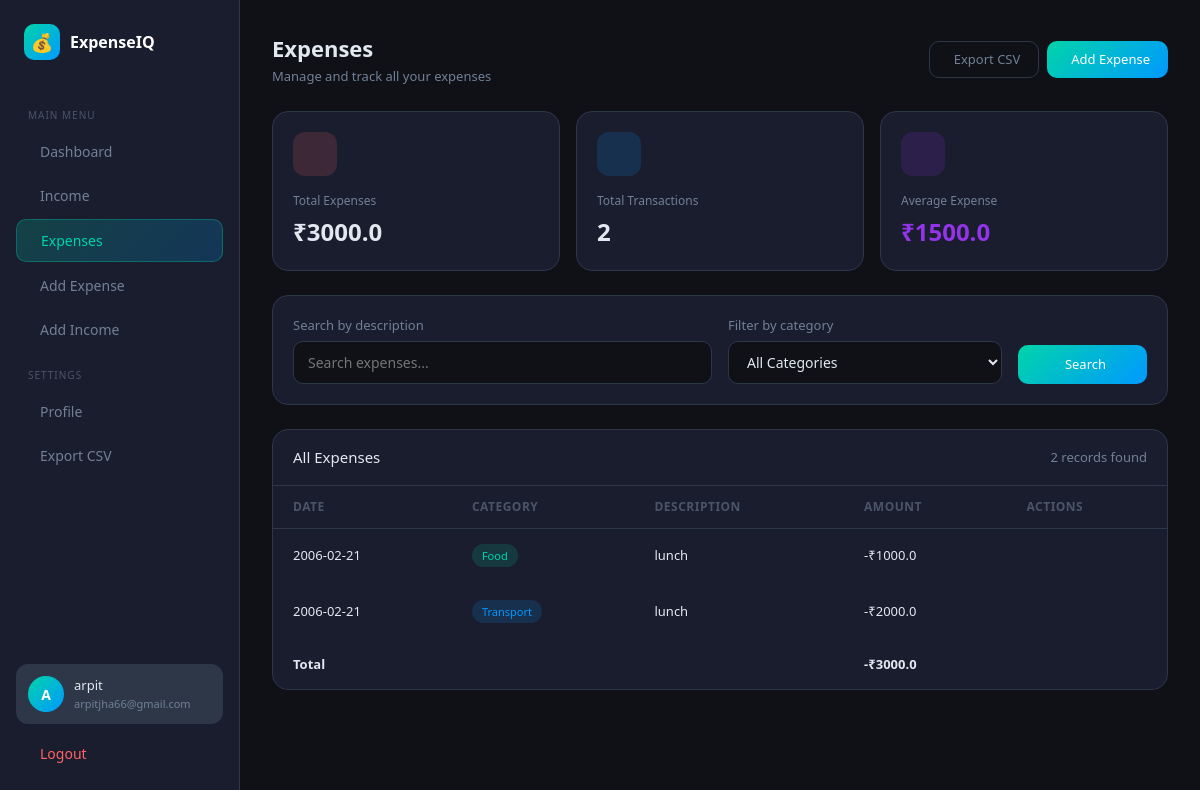
The app's page /expenses (signed in) with its own data.
### app.py (models this page shows)
class Expense(db.Model):
    id = db.Column(db.Integer, primary_key=True)
    user_id = db.Column(db.Integer, nullable=False)
    amount = db.Column(db.Float, nullable=False)
    category = db.Column(db.String(50), nullable=False)
    date = db.Column(db.String(20), nullable=False)
    description = db.Column(db.String(200))

### app.py (the view)
@app.route('/expenses')
def view_expenses():
    if 'user_id' not in session:
        return redirect(url_for('login'))
    search = request.args.get('search', '')
    category_filter = request.args.get('category', '')
    query = Expense.query.filter_by(user_id=session['user_id'])
    if search:
        query = query.filter(Expense.description.contains(search))
    if category_filter:
        query = query.filter_by(category=category_filter)
    expenses = query.order_by(Expense.date.desc()).all()
    total = round(sum(e.amount for e in expenses), 2)
    return render_template('expenses.html', expenses=expenses, total=total, search=search, category_filter=category_filter)

### templates/expenses.html (shortened to what this page needs)
{% extends 'base.html' %}
{% block content %}
<div class="page-header d-flex justify-content-between align-items-center">
    <div>
        <div class="page-title">Expenses</div>
        <div class="page-subtitle">Manage and track all your expenses</div>
    </div>
    <div class="d-flex gap-2">
        <a href="/export-csv" class="btn-outline-custom"> Export CSV</a>
        <a href="/add-expense" class="btn-teal"> Add Expense</a>
    </div>
</div>
<div class="row g-3 mb-4">
    <div class="col-md-4">
        <div class="stat-card">
            <div class="stat-icon icon-red"></div>
            <div class="stat-label">Total Expenses</div>
            <div class="stat-value text-red">₹{{ total }}</div>
        </div>
    </div>
    <div class="col-md-4">
        <div class="stat-card">
            <div class="stat-icon icon-blue"></div>
            <div class="stat-label">Total Transactions</div>
            <div class="stat-value text-blue">{{ expenses|length }}</div>
        </div>
    </div>
    <div class="col-md-4">
        <div class="stat-card">
            <div class="stat-icon icon-purple"></div>
            <div class="stat-label">Average Expense</div>
            <div class="stat-value" style="color:#9333ea;">
                ₹{{ (total / expenses|length)|round(2) if expenses|length > 0 else 0 }}
            </div>
        </div>
    </div>
</div>
<div class="chart-card mb-4">
    <form method="GET" action="/expenses">
        <div class="row g-3 align-items-end">
            <div class="col-md-6">
                <label class="custom-label">Search by description</label>
                <input type="text" name="search" class="custom-input" placeholder="Search expenses..." value="{{ search }}">
            </div>
            <div class="col-md-4">
                <label class="custom-label">Filter by category</label>
                <select name="category" class="custom-input">
                    <option value="">All Categories</option>
                </select>
            </div>
            <div class="col-md-2">
                <button type="submit" class="btn-teal w-100" style="justify-content:center; padding:10px;">
                     Search
                </button>
            </div>
        </div>
    </form>
</div>
<div class="table-card">
    <div class="table-header">
        <div class="table-title">All Expenses</div>
        <div style="font-size:13px; color:#718096;">{{ expenses|length }} records found</div>
    </div>
    <table class="custom-table">
        <thead>
            <tr>
                <th>Date</th>
                <th>Category</th>
                <th>Description</th>
                <th>Amount</th>
                <th>Actions</th>
            </tr>
        </thead>
        <tbody>
            {% for expense in expenses %}
            <tr>
                <td>{{ expense.date }}</td>
                <td><span class="badge-cat badge-{{ expense.category.lower() }}">{{ expense.category }}</span></td>
                <td>{{ expense.description or '-' }}</td>
                <td class="text-red">-₹{{ expense.amount }}</td>
                <td>
                </td>
            </tr>
            {% else %}
            <tr>
                <td colspan="5" style="text-align:center; color:#718096; padding:3rem;">
                    No expenses found. <a href="/add-expense" style="color:#00d4aa;">Add one now!</a>
                </td>
            </tr>
            {% endfor %}
        </tbody>
        {% if expenses %}
        <tfoot>
            <tr>
                <td colspan="3" style="padding:0.875rem 1.25rem; color:#718096; font-size:13px;"><strong style="color:#e2e8f0;">Total</strong></td>
                <td style="padding:0.875rem 1.25rem;" class="text-red"><strong>-₹{{ total }}</strong></td>
                <td></td>
            </tr>
        </tfoot>
        {% endif %}
    </table>
</div>
{% endblock %}

### templates/base.html (style rules this page uses)
* { margin: 0; padding: 0; box-sizing: border-box; }
body { font-family: 'Segoe UI', sans-serif; background: #0f1117; color: #e2e8f0; display: flex; min-height: 100vh; }
.stat-card { background: #1a1d2e; border: 1px solid #2d3748; border-radius: 16px; padding: 1.25rem; }
.stat-card .stat-icon { width: 44px; height: 44px; border-radius: 12px; display: flex; align-items: center; justify-content: center; font-size: 20px; margin-bottom: 1rem; }
.stat-card .stat-label { font-size: 12px; color: #718096; margin-bottom: 4px; }
.stat-card .stat-value { font-size: 24px; font-weight: 600; color: #e2e8f0; }
.icon-blue { background: rgba(0,153,255,0.15); color: #0099ff; }
.icon-red { background: rgba(255,99,99,0.15); color: #ff6363; }
.icon-purple { background: rgba(147,51,234,0.15); color: #9333ea; }
.text-red { color: #ff6363; }
.text-blue { color: #0099ff; }
.chart-card { background: #1a1d2e; border: 1px solid #2d3748; border-radius: 16px; padding: 1.25rem; }
.table-card { background: #1a1d2e; border: 1px solid #2d3748; border-radius: 16px; overflow: hidden; }
.table-card .table-header { padding: 1rem 1.25rem; display: flex; justify-content: space-between; align-items: center; border-bottom: 1px solid #2d3748; }
.table-card .table-title { font-size: 15px; font-weight: 500; color: #e2e8f0; }
.custom-table { width: 100%; border-collapse: collapse; }
.custom-table th { padding: 0.75rem 1.25rem; font-size: 12px; text-transform: uppercase; letter-spacing: 0.5px; color: #4a5568; border-bottom: 1px solid #2d3748; text-align: left; }
.custom-table td { padding: 0.875rem 1.25rem; font-size: 13px; color: #e2e8f0; border-bottom: 1px solid #1a1d2e; }
.badge-cat { font-size: 11px; padding: 4px 10px; border-radius: 20px; font-weight: 500; }
.badge-food { background: rgba(0,212,170,0.15); color: #00d4aa; }
.badge-transport { background: rgba(0,153,255,0.15); color: #0099ff; }
.page-header { margin-bottom: 1.5rem; }
.page-title { font-size: 22px; font-weight: 600; color: #e2e8f0; }
.page-subtitle { font-size: 13px; color: #718096; margin-top: 2px; }
.btn-teal { background: linear-gradient(135deg, #00d4aa, #0099ff); color: white; border: none; padding: 8px 18px; border-radius: 10px; font-size: 13px; font-weight: 500; cursor: pointer; text-decoration: none; display: inline-flex; align-items: center; gap: 6px; }
.btn-outline-custom { background: transparent; color: #718096; border: 1px solid #2d3748; padding: 8px 18px; border-radius: 10px; font-size: 13px; cursor: pointer; text-decoration: none; display: inline-flex; align-items: center; gap: 6px; }
.custom-input { background: #0f1117; border: 1px solid #2d3748; border-radius: 10px; color: #e2e8f0; padding: 10px 14px; font-size: 14px; width: 100%; }
.custom-label { font-size: 13px; color: #718096; margin-bottom: 6px; display: block; }
select.custom-input option { background: #1a1d2e; }

### records on screen
Expense: date "2006-02-21", category "Food", description "lunch", amount "1000.0"
Expense: date "2006-02-21", category "Transport", description "lunch", amount "2000.0"

### other values on screen
{{ session['username'][0].upper() }} "A"
{{ session['username'] }} "arpit"
{{ session.get('email', '') }} "arpitjha66@gmail.com"
{{ total }} "3000.0"
{{ expenses|length }} "2"
{{ (total / expenses|length)|round(2) if expenses|length > 0 else 0 }} "1500.0"
